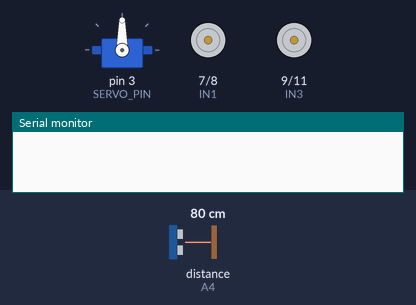
Recording of a sketch running on a simulated Arduino Uno, built with avr-gcc and run on an emulated ATmega328P. Parts: servo, motor-driver pin pairs drawn as motors (green arrow = first pin HIGH = forward, orange = second pin HIGH = backward, longer = more drive, scaled by the enable pin), the last lines printed to the serial monitor. Wiring (inferred from the names in the program): ultrasonic range finder: trigger A5; echo A4. Inputs (shaded band) come from the test bench; at power-on: distance to the obstacle (sensor on A4) 80 cm. The echo pulse lasts 58.3 µs per cm.

Above: at 1.7 s.
1.8 s: distance to the obstacle (sensor on A4) set to 28 cm
At 2.27 s:
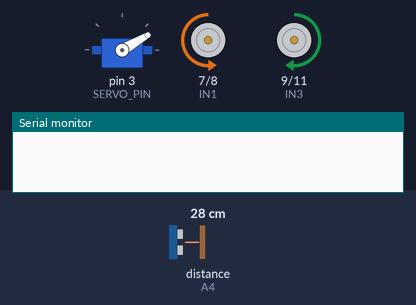
4.8 s: distance to the obstacle (sensor on A4) set to 23 cm
At 7.3 s:
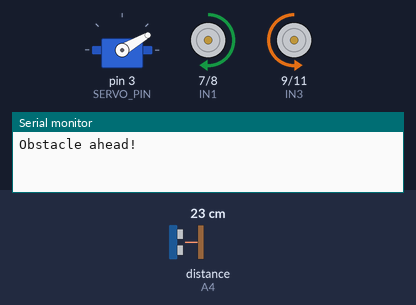
7.8 s: distance to the obstacle (sensor on A4) set to 35 cm
At 7.9 s:
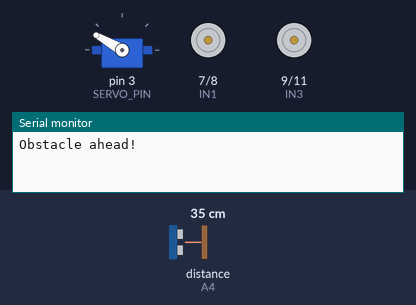
10.8 s: distance to the obstacle (sensor on A4) set to 2 cm
13.8 s: distance to the obstacle (sensor on A4) set to 60 cm
Timing chart, 0 to 17.8 s (numbered marks = the images above; inputs shaded):
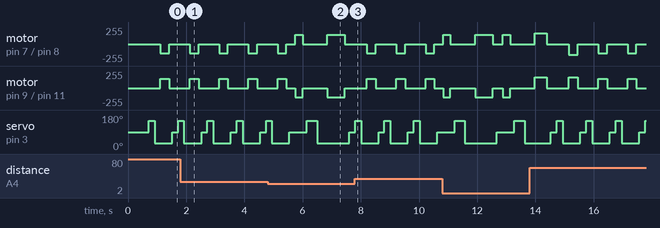

The sketch:

SourceCode_22BAI1080_ObstacleAvoidance_Lab4.ino
```cpp
#include <Servo.h>

// --- Pin Definitions ---
#define ENA 5
#define ENB 6
#define IN1 7
#define IN2 8
#define IN3 9
#define IN4 11

#define TRIG_PIN A5
#define ECHO_PIN A4
#define SERVO_PIN 3

// --- Constants ---
#define SAFE_DISTANCE 25   // cm - safety margin front
#define SIDE_MIN 18        // cm - keep away from side walls
#define SCAN_LEFT 150
#define SCAN_RIGHT 30
#define SCAN_CENTER 90

Servo ultrasonicServo;

void setup() {
  Serial.begin(9600);

  pinMode(ENA, OUTPUT);
  pinMode(ENB, OUTPUT);
  pinMode(IN1, OUTPUT);
  pinMode(IN2, OUTPUT);
  pinMode(IN3, OUTPUT);
  pinMode(IN4, OUTPUT);

  pinMode(TRIG_PIN, OUTPUT);
  pinMode(ECHO_PIN, INPUT);

  ultrasonicServo.attach(SERVO_PIN);
  ultrasonicServo.write(SCAN_CENTER);
  delay(500);
}

void loop() {
  long forwardDist = getDistanceAt(SCAN_CENTER);

  if (forwardDist <= SAFE_DISTANCE && forwardDist > 0) {

    stopMotors();
    Serial.println("Obstacle ahead!");

    moveBackward(140);
    delay(250);
    stopMotors();
    delay(150);

    // Scan left and right
    long leftDist = getDistanceAt(SCAN_LEFT);
    delay(150);
    long rightDist = getDistanceAt(SCAN_RIGHT);
    delay(150);

    if (leftDist > rightDist && leftDist > SAFE_DISTANCE) {
      turnLeft(160);
      delay(400);
    } else if (rightDist > SAFE_DISTANCE) {
      turnRight(160);
      delay(400);
    } else {
      // Both sides blocked → reverse
      moveBackward(140);
      delay(600);
    }
    stopMotors();
    delay(150);
  }
  else {
    long leftDist = getDistanceAt(SCAN_LEFT);
    long rightDist = getDistanceAt(SCAN_RIGHT);

    if (leftDist < SIDE_MIN) {
      // Too close to left wall → steer right slightly
      turnRight(160);
      delay(150);
    }
    else if (rightDist < SIDE_MIN) {
      // Too close to right wall → steer left slightly
      turnLeft(160);
      delay(150);
    }
    else {
      // Both sides okay → go straight
      moveForward(140);
      delay(300);   // small cautious step
    }

    stopMotors();
    delay(100);   // rescan often
  }
}

// --- Motor functions ---
void setMotorSpeed(int speedA, int speedB) {
  analogWrite(ENA, speedA);
  analogWrite(ENB, speedB);
}

void moveBackward(int speed) {
  digitalWrite(IN1, HIGH);
  digitalWrite(IN2, LOW);
  digitalWrite(IN3, LOW);
  digitalWrite(IN4, HIGH);
  setMotorSpeed(speed, speed);
}

void moveForward(int speed) {
  digitalWrite(IN1, LOW);
  digitalWrite(IN2, HIGH);
  digitalWrite(IN3, HIGH);
  digitalWrite(IN4, LOW);
  setMotorSpeed(speed, speed);
}

void turnRight(int speed) {
  digitalWrite(IN1, HIGH);
  digitalWrite(IN2, LOW);
  digitalWrite(IN3, HIGH);
  digitalWrite(IN4, LOW);
  setMotorSpeed(speed, speed);
}

void turnLeft(int speed) {
  digitalWrite(IN1, LOW);
  digitalWrite(IN2, HIGH);
  digitalWrite(IN3, LOW);
  digitalWrite(IN4, HIGH);
  setMotorSpeed(speed, speed);
}

void stopMotors() {
  digitalWrite(IN1, LOW);
  digitalWrite(IN2, LOW);
  digitalWrite(IN3, LOW);
  digitalWrite(IN4, LOW);
  setMotorSpeed(0, 0);
}

// --- Distance functions ---
long getDistanceAt(int angle) {
  ultrasonicServo.write(angle);
  delay(200);
  return getDistance();
}

long getDistance() {
  digitalWrite(TRIG_PIN, LOW);
  delayMicroseconds(2);
  digitalWrite(TRIG_PIN, HIGH);
  delayMicroseconds(10);
  digitalWrite(TRIG_PIN, LOW);

  long duration = pulseIn(ECHO_PIN, HIGH, 20000);
  long distance = duration / 2 / 29.1;
  return distance;
}
```

Measured:
- the behaviour switches between 27 and 26 cm on distance to the obstacle (sensor on A4) (found by bisection; images 1 and 2)
- by itself, servo on pin 3 (SERVO_PIN): repeats every 1.0 s: 150° 0.20 s, 30° 0.60 s, 90° 0.20 s
